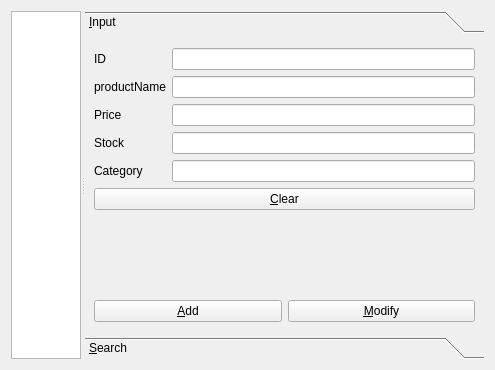
<?xml version="1.0" encoding="UTF-8"?>
<ui version="4.0">
 <class>ProductManagerForm</class>
 <widget class="QWidget" name="ProductManagerForm">
  <property name="geometry">
   <rect>
    <x>0</x>
    <y>0</y>
    <width>495</width>
    <height>370</height>
   </rect>
  </property>
  <property name="windowTitle">
   <string>Form</string>
  </property>
  <layout class="QHBoxLayout" name="horizontalLayout_3">
   <item>
    <widget class="QSplitter" name="splitter">
     <property name="orientation">
      <enum>Qt::Horizontal</enum>
     </property>
     <widget class="QTableView" name="tableView">
      <property name="focusPolicy">
       <enum>Qt::ClickFocus</enum>
      </property>
      <property name="contextMenuPolicy">
       <enum>Qt::CustomContextMenu</enum>
      </property>
      <property name="sizeAdjustPolicy">
       <enum>QAbstractScrollArea::AdjustToContents</enum>
      </property>
      <property name="alternatingRowColors">
       <bool>true</bool>
      </property>
      <property name="selectionBehavior">
       <enum>QAbstractItemView::SelectRows</enum>
      </property>
      <property name="showGrid">
       <bool>false</bool>
      </property>
      <attribute name="horizontalHeaderStretchLastSection">
       <bool>true</bool>
      </attribute>
      <attribute name="verticalHeaderVisible">
       <bool>false</bool>
      </attribute>
     </widget>
     <widget class="QToolBox" name="toolBox">
      <property name="enabled">
       <bool>true</bool>
      </property>
      <property name="currentIndex">
       <number>0</number>
      </property>
      <widget class="QWidget" name="inputPage">
       <property name="geometry">
        <rect>
         <x>0</x>
         <y>0</y>
         <width>189</width>
         <height>310</height>
        </rect>
       </property>
       <attribute name="label">
        <string>&amp;Input</string>
       </attribute>
       <layout class="QHBoxLayout" name="horizontalLayout_2">
        <item>
         <layout class="QVBoxLayout" name="verticalLayout">
          <item>
           <layout class="QFormLayout" name="formLayout">
            <item row="0" column="0">
             <widget class="QLabel" name="idLabel">
              <property name="text">
               <string>ID</string>
              </property>
             </widget>
            </item>
            <item row="0" column="1">
             <widget class="QLineEdit" name="idLineEdit">
              <property name="readOnly">
               <bool>true</bool>
              </property>
             </widget>
            </item>
            <item row="1" column="0">
             <widget class="QLabel" name="productNameLabel">
              <property name="text">
               <string>productName</string>
              </property>
             </widget>
            </item>
            <item row="1" column="1">
             <widget class="QLineEdit" name="productNameLineEdit"/>
            </item>
            <item row="2" column="0">
             <widget class="QLabel" name="priceLabel">
              <property name="text">
               <string>Price</string>
              </property>
             </widget>
            </item>
            <item row="2" column="1">
             <widget class="QLineEdit" name="priceLlineEdit"/>
            </item>
            <item row="3" column="0">
             <widget class="QLabel" name="stockLabel">
              <property name="text">
               <string>Stock</string>
              </property>
             </widget>
            </item>
            <item row="3" column="1">
             <widget class="QLineEdit" name="stockLlineEdit"/>
            </item>
            <item row="4" column="0">
             <widget class="QLabel" name="categoryLabel">
              <property name="text">
               <string>Category</string>
              </property>
             </widget>
            </item>
            <item row="4" column="1">
             <widget class="QLineEdit" name="categoryLineEdit"/>
            </item>
           </layout>
          </item>
          <item>
           <widget class="QPushButton" name="clearPushButton">
            <property name="text">
             <string>&amp;Clear</string>
            </property>
           </widget>
          </item>
          <item>
           <spacer name="verticalSpacer">
            <property name="orientation">
             <enum>Qt::Vertical</enum>
            </property>
            <property name="sizeHint" stdset="0">
             <size>
              <width>20</width>
              <height>78</height>
             </size>
            </property>
           </spacer>
          </item>
          <item>
           <layout class="QHBoxLayout" name="horizontalLayout">
            <item>
             <layout class="QGridLayout" name="gridLayout">
              <item row="0" column="0">
               <widget class="QPushButton" name="addPushButton">
                <property name="text">
                 <string>&amp;Add</string>
                </property>
               </widget>
              </item>
              <item row="0" column="1">
               <widget class="QPushButton" name="modifyPushButton">
                <property name="text">
                 <string>&amp;Modify</string>
                </property>
               </widget>
              </item>
             </layout>
            </item>
           </layout>
          </item>
         </layout>
        </item>
       </layout>
      </widget>
      <widget class="QWidget" name="searchPage">
       <property name="geometry">
        <rect>
         <x>0</x>
         <y>0</y>
         <width>189</width>
         <height>310</height>
        </rect>
       </property>
       <attribute name="label">
        <string>&amp;Search</string>
       </attribute>
       <layout class="QHBoxLayout" name="horizontalLayout_9">
        <item>
         <layout class="QVBoxLayout" name="verticalLayout_4">
          <item>
           <widget class="QTableView" name="searchTableView">
            <property name="alternatingRowColors">
             <bool>true</bool>
            </property>
            <property name="selectionBehavior">
             <enum>QAbstractItemView::SelectRows</enum>
            </property>
            <property name="showGrid">
             <bool>false</bool>
            </property>
            <attribute name="horizontalHeaderStretchLastSection">
             <bool>true</bool>
            </attribute>
            <attribute name="verticalHeaderVisible">
             <bool>false</bool>
            </attribute>
           </widget>
          </item>
          <item>
           <layout class="QHBoxLayout" name="horizontalLayout_8">
            <item>
             <widget class="QComboBox" name="searchComboBox">
              <item>
               <property name="text">
                <string>ID</string>
               </property>
              </item>
              <item>
               <property name="text">
                <string>제품명</string>
               </property>
              </item>
              <item>
               <property name="text">
                <string>가격</string>
               </property>
              </item>
              <item>
               <property name="text">
                <string>재고량</string>
               </property>
              </item>
              <item>
               <property name="text">
                <string>품목</string>
               </property>
              </item>
             </widget>
            </item>
            <item>
             <widget class="QLineEdit" name="searchLineEdit"/>
            </item>
           </layout>
          </item>
          <item>
           <widget class="QPushButton" name="searchPushButton">
            <property name="text">
             <string>&amp;Search</string>
            </property>
           </widget>
          </item>
         </layout>
        </item>
       </layout>
      </widget>
     </widget>
    </widget>
   </item>
  </layout>
 </widget>
 <tabstops>
  <tabstop>tableView</tabstop>
  <tabstop>idLineEdit</tabstop>
  <tabstop>productNameLineEdit</tabstop>
  <tabstop>priceLlineEdit</tabstop>
  <tabstop>stockLlineEdit</tabstop>
  <tabstop>categoryLineEdit</tabstop>
  <tabstop>clearPushButton</tabstop>
  <tabstop>addPushButton</tabstop>
  <tabstop>modifyPushButton</tabstop>
  <tabstop>searchTableView</tabstop>
  <tabstop>searchComboBox</tabstop>
  <tabstop>searchLineEdit</tabstop>
  <tabstop>searchPushButton</tabstop>
 </tabstops>
 <resources/>
 <connections/>
</ui>
